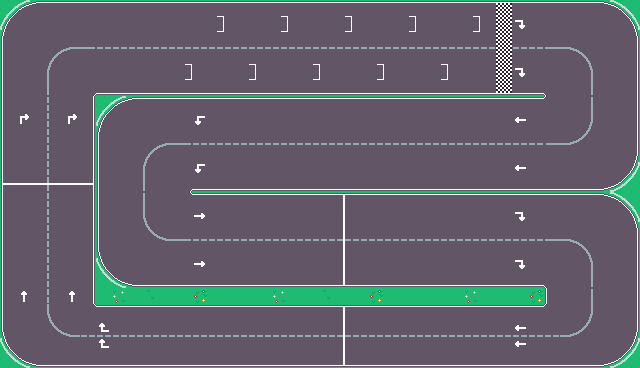

This is a level from a 2D game, rendered from its Tiled map with the project's own tilesets. A one-line summary and the map file follow, with tile-layer data summarised:
An orthogonal 40x23 tile map with 16x16 px tiles, 2 tile layers (Capa de patrones 1, Extras) and 14 objects.

<map version="1.10" tiledversion="1.11.0" orientation="orthogonal" renderorder="right-down" width="40" height="23" tilewidth="16" tileheight="16" infinite="0" nextlayerid="6" nextobjectid="94">
 <properties>
  <property name="Draw" type="bool" value="true" />
 </properties>
 <tileset firstgid="1" name="TilesetV2" tilewidth="16" tileheight="16" tilecount="475" columns="19">
  <image source="TilesetV2.png" width="304" height="400" />
 </tileset>
 <layer id="1" name="Capa de patrones 1" width="40" height="23">
  <properties>
   <property name="Draw" type="bool" value="true" />
  </properties>
  <data>[920 cells, 920 non-empty, 155 distinct tile ids]</data>
 </layer>
 <layer id="4" name="Extras" width="40" height="23">
  <properties>
   <property name="Draw" type="bool" value="true" />
  </properties>
  <data>[920 cells, 52 non-empty, 17 distinct tile ids]</data>
 </layer>
 <objectgroup id="2" name="Collisions">
  <object id="92" x="603.906" y="2">
   <polygon points="0,0 23.0313,12.0625 34.0625,34.0313 34.0313,158 22.0938,176.813 0.09375,188.875 -411.863,189.043 -411.863,191 -0.03125,191.031 22.0625,203.938 35.0625,225.938 35.0625,330 22.0625,352.031 -0.03125,364.969 -567.863,364.957 -589.95,352 -602.95,329.957 -602.863,34.0435 -589.906,12 -567.906,-0.913043 3.96875,0 7.59375,-73.5 106.594,-68 171.851,470.727 -740.27,461.636 -722.088,-105.03 37.0938,-70.6667" />
  </object>
  <object id="93" x="96" y="96">
   <polygon points="0,0 0,208 448,208 448,192 32,192 14.0313,178.031 1.03125,156 1.125,36 13.087,13.913 36.1304,1 448,0.956522 448,-1.04348" />
  </object>
 </objectgroup>
 <objectgroup id="5" name="Direction">
  <object id="76" x="0" y="0" width="96" height="96">
   <properties>
    <property name="Direction" type="int" value="2" />
   </properties>
  </object>
  <object id="77" x="544" y="0" width="96" height="96">
   <properties>
    <property name="Direction" type="int" value="3" />
   </properties>
  </object>
  <object id="80" x="0" y="304" width="96" height="64">
   <properties>
    <property name="Direction" type="int" value="1" />
   </properties>
  </object>
  <object id="81" x="96" y="192" width="96" height="96">
   <properties>
    <property name="Direction" type="int" value="2" />
   </properties>
  </object>
  <object id="82" x="96" y="96" width="96" height="96">
   <properties>
    <property name="Direction" type="int" value="3" />
   </properties>
  </object>
  <object id="83" x="544" y="96" width="96" height="96">
   <properties>
    <property name="Direction" type="int" value="4" />
   </properties>
  </object>
  <object id="84" x="544" y="192" width="96" height="96">
   <properties>
    <property name="Direction" type="int" value="3" />
   </properties>
  </object>
  <object id="86" x="544" y="304" width="96" height="64">
   <properties>
    <property name="Direction" type="int" value="4" />
   </properties>
  </object>
 </objectgroup>
 <objectgroup id="3" name="Sensors">
  <properties>
   <property name="Sensors" type="bool" value="true" />
  </properties>
  <object id="62" x="0" y="182.333" width="96" height="3" />
  <object id="88" x="464" y="0" width="16" height="96">
   <properties>
    <property name="finishLine" type="bool" value="true" />
   </properties>
  </object>
  <object id="89" x="342.875" y="194.75" width="2.25" height="91.25" />
  <object id="90" x="342.909" y="307" width="2" height="58.0909" />
 </objectgroup>
</map>